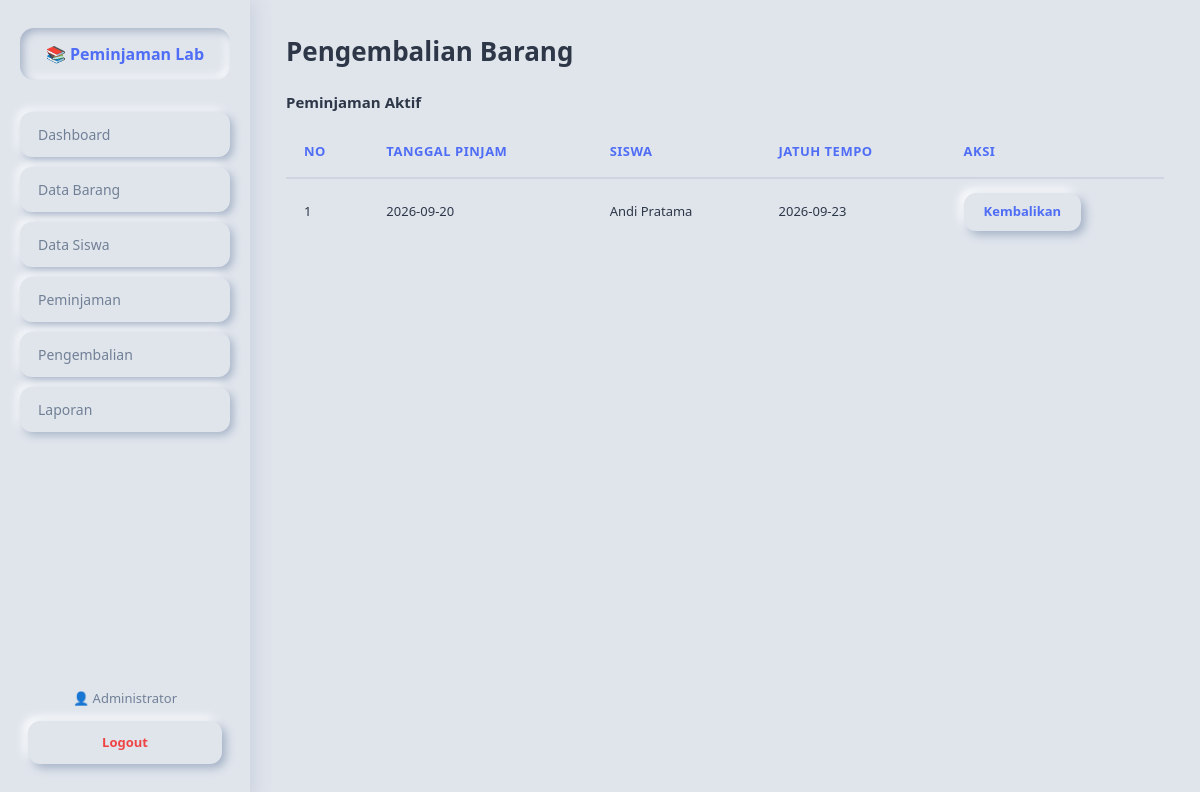
Page /pages/pengembalian.php (signed in) on the committed database.
### tables this page shows
CREATE TABLE `peminjamans` (
  `id_pinjam` int(11) NOT NULL,
  `id_siswa` int(11) NOT NULL,
  `id_admin` int(11) NOT NULL,
  `tanggal_pinjam` date NOT NULL,
  `tanggal_kembali` date NOT NULL,
  `status` enum('dipinjam','dikembalikan') DEFAULT 'dipinjam'
);

CREATE TABLE `siswas` (
  `id_siswa` int(11) NOT NULL,
  `nis` varchar(20) NOT NULL,
  `password` varchar(255) NOT NULL,
  `nama_siswa` varchar(100) NOT NULL,
  `kelas` varchar(20) NOT NULL,
  `no_hp` varchar(20) DEFAULT NULL
);

### pages/pengembalian.php (the view)
<?php
include 'header.php';
include '../config/koneksi.php';
?>
<h1>Pengembalian Barang</h1>
<h3>Peminjaman Aktif</h3>
<table>
    <tr><th>No</th><th>Tanggal Pinjam</th><th>Siswa</th><th>Jatuh Tempo</th><th>Aksi</th></tr>
    <?php
    $no = 1;
    $q = mysqli_query($koneksi, "SELECT p.*, s.nama_siswa FROM peminjamans p
                                 JOIN siswas s ON p.id_siswa=s.id_siswa
                                 WHERE p.status='dipinjam' ORDER BY p.id_pinjam DESC");
    while ($r = mysqli_fetch_assoc($q)):
    ?>
    <tr>
        <td><?= $no++ ?></td>
        <td><?= $r['tanggal_pinjam'] ?></td>
        <td><?= $r['nama_siswa'] ?></td>
        <td><?= $r['tanggal_kembali'] ?></td>
        <td>
            <a href="pengembalian_form.php?id=<?= $r['id_pinjam'] ?>" class="btn-primary">Kembalikan</a>
        </td>
    </tr>
    <?php endwhile; ?>
</table>
<?php include 'footer.php'; ?>

### assets/style.css (style rules this page uses)
* { margin: 0; padding: 0; box-sizing: border-box; font-family: 'Segoe UI', Tahoma, sans-serif; }
:root { --bg: #e0e5ec; --text: #2d3748; --text-soft: #718096; --accent: #4f6df5; --accent-dark: #3a54d4; --danger: #ef4444; --warning: #f59e0b; --success: #10b981; --shadow-light: #ffffff; --shadow-dark: #a3b1c6; }
body { background: var(--bg); color: var(--text); font-size: 14px; line-height: 1.5; min-height: 100vh; }
.content h1 { font-size: 26px; font-weight: 700; color: var(--text); margin-bottom: 8px; }
.content h3 { font-size: 15px; font-weight: 600; color: var(--text); margin: 20px 0 12px; }
table { width: 100%; border-collapse: collapse; border-radius: 14px; overflow: hidden; background: var(--bg); }
table th { background: var(--bg); color: var(--accent); padding: 16px 18px; text-align: left; font-size: 13px; font-weight: 700; text-transform: uppercase; letter-spacing: 0.5px; border-bottom: 2px solid rgba(163, 177, 198, 0.3); }
table td { padding: 14px 18px; font-size: 13px; color: var(--text); border-bottom: 1px solid rgba(163, 177, 198, 0.2); }
table tr:last-child td { border-bottom: none; }
table tbody tr { transition: all 0.15s; }
.btn-primary, .btn-secondary, .btn-warning, .btn-danger { display: inline-block; padding: 11px 20px; border-radius: 12px; text-decoration: none; font-size: 13px; font-weight: 600; cursor: pointer; border: none; transition: all 0.2s; background: var(--bg); line-height: 1.2; }
.btn-primary { color: var(--accent); box-shadow: 4px 4px 10px var(--shadow-dark), -4px -4px 10px var(--shadow-light); }

### rows in the picture
peminjamans: tanggal_pinjam "2026-09-20", id_siswa.nama_siswa "Andi Pratama", tanggal_kembali "2026-09-23"

### other values in the picture
$_SESSION['nama_admin'] "Administrator"
